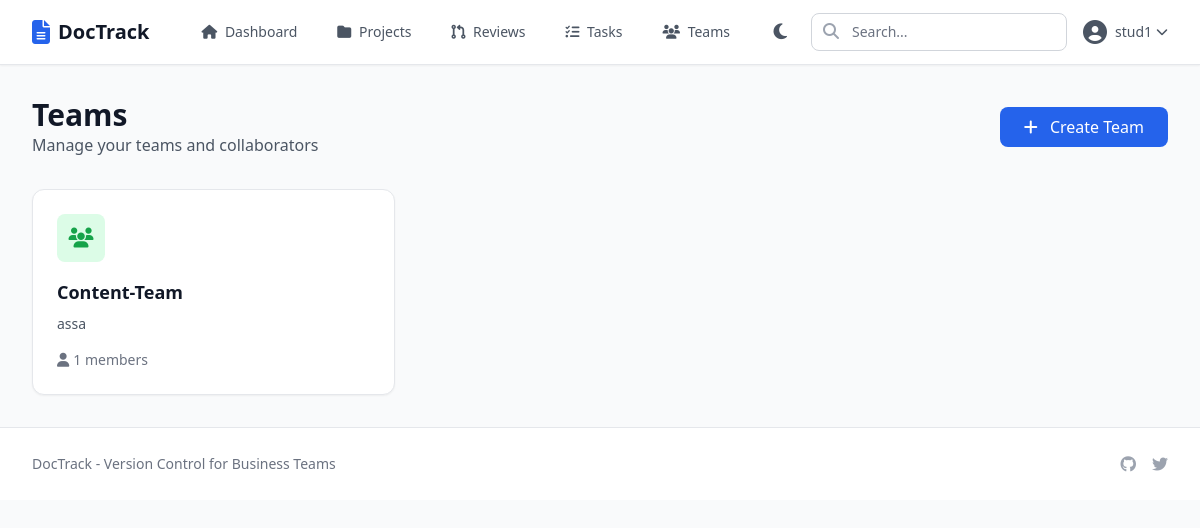
/teams/ (signed in), run on the app's committed database.
### doctrack/models.py (models this page shows, shortened)
class Team(models.Model):
    name = models.CharField(max_length=100)
    description = models.TextField(blank=True)
    members = models.ManyToManyField(User, through='TeamMembership', related_name='teams')
    created_by = models.ForeignKey(User, on_delete=models.CASCADE, related_name='created_teams')
    created_at = models.DateTimeField(auto_now_add=True)

### doctrack/views.py (the view)
# urls.py: path('teams/', views.team_list, name='team_list'),
@login_required
def team_list(request):
    teams = Team.objects.filter(members=request.user).order_by('-created_at')
    return render(request, 'teams/list.html', {'teams': teams})

### templates/teams/list.html (shortened to what this page needs)
{% extends 'base.html' %}
{% block content %}
<div class="mb-8 flex justify-between items-center">
    <div>
        <h1 class="text-3xl font-bold text-gray-900">Teams</h1>
        <p class="text-gray-600">Manage your teams and collaborators</p>
    </div>
    <a href="{% url 'team_create' %}" class="bg-blue-600 text-white px-6 py-2 rounded-lg hover:bg-blue-700">
        <i class="fas fa-plus mr-2"></i> Create Team
    </a>
</div>
<div class="grid md:grid-cols-3 gap-6">
    {% for team in teams %}
    <a href="{% url 'team_detail' pk=team.pk %}" class="block bg-white rounded-xl shadow-sm border border-gray-200 hover:shadow-md transition">
        <div class="p-6">
            <div class="w-12 h-12 bg-green-100 rounded-lg flex items-center justify-center mb-4">
                <i class="fas fa-users text-green-600 text-xl"></i>
            </div>
            <h3 class="text-lg font-semibold text-gray-900 mb-2">{{ team.name }}</h3>
            <p class="text-gray-600 text-sm mb-4">{{ team.description|default:"No description"|truncatechars:60 }}</p>
            <div class="flex items-center text-sm text-gray-500">
                <i class="fas fa-user mr-1"></i> {{ team.members.count }} members
            </div>
        </div>
    </a>
    {% endfor %}
</div>
{% endblock %}

### templates/base.html (shortened to what this page needs)
<!DOCTYPE html>
<html lang="en">
<head>
    <link rel="icon" type="image/svg+xml" href="{% load static %}{% static 'images/favicon.svg' %}">
    <script src="https://cdn.tailwindcss.com"></script>
    <link rel="stylesheet" href="https://cdnjs.cloudflare.com/ajax/libs/font-awesome/6.5.1/css/all.min.css">
</head>
<body class="bg-gray-50 dark:bg-zinc-900 min-h-screen transition">
    <nav class="bg-white dark:bg-zinc-900 shadow-sm border-b border-gray-200 dark:border-zinc-800 transition">
        <div class="max-w-7xl mx-auto px-4 sm:px-6 lg:px-8">
            <div class="flex justify-between h-16">
                <div class="flex items-center">
                    <a href="{% url 'home' %}" class="flex items-center">
                        <i class="fas fa-file-alt text-blue-600 dark:text-blue-400 text-2xl mr-2"></i>
                        <span class="text-xl font-bold text-gray-900 dark:text-white">DocTrack</span>
                    </a>
                    {% if user.is_authenticated %}
                    <div class="hidden md:flex ml-10 space-x-4">
                        <a href="{% url 'dashboard' %}" class="text-gray-600 dark:text-zinc-400 hover:text-gray-900 dark:hover:text-white px-3 py-2 rounded-md text-sm font-medium transition">
                            <i class="fas fa-home mr-1"></i> Dashboard
                        </a>
                        <a href="{% url 'project_list' %}" class="text-gray-600 dark:text-zinc-400 hover:text-gray-900 dark:hover:text-white px-3 py-2 rounded-md text-sm font-medium transition">
                            <i class="fas fa-folder mr-1"></i> Projects
                        </a>
                        <a href="{% url 'pull_request_list' %}" class="text-gray-600 dark:text-zinc-400 hover:text-gray-900 dark:hover:text-white px-3 py-2 rounded-md text-sm font-medium transition">
                            <i class="fas fa-code-pull-request mr-1"></i> Reviews
                        </a>
                        <a href="{% url 'work_item_list' %}" class="text-gray-600 dark:text-zinc-400 hover:text-gray-900 dark:hover:text-white px-3 py-2 rounded-md text-sm font-medium transition">
                            <i class="fas fa-tasks mr-1"></i> Tasks
                        </a>
                        <a href="{% url 'team_list' %}" class="text-gray-600 dark:text-zinc-400 hover:text-gray-900 dark:hover:text-white px-3 py-2 rounded-md text-sm font-medium transition">
                            <i class="fas fa-users mr-1"></i> Teams
                        </a>
                    </div>
                    {% endif %}
                </div>
                <div class="flex items-center space-x-4">
                    <button id="theme-toggle" class="text-gray-600 dark:text-zinc-400 hover:text-gray-900 dark:hover:text-white focus:outline-none p-2 rounded-lg hover:bg-gray-100 dark:hover:bg-zinc-800 transition">
                        <i id="theme-toggle-dark-icon" class="fas fa-moon hidden text-lg"></i>
                    </button>
                    {% if user.is_authenticated %}
                    <form action="{% url 'search' %}" method="get" class="hidden md:block">
                        <div class="relative">
                            <input type="text" name="q" placeholder="Search..."
                                   class="w-64 pl-10 pr-4 py-2 border border-gray-300 dark:border-zinc-700 rounded-lg text-sm bg-white dark:bg-zinc-800 text-gray-900 dark:text-white placeholder-gray-500 dark:placeholder-zinc-500 focus:outline-none focus:ring-2 focus:ring-blue-500 transition">
                            <i class="fas fa-search absolute left-3 top-2.5 text-gray-400 dark:text-zinc-600"></i>
                        </div>
                    </form>
                    <div class="relative">
                        <button id="profile-toggle" class="flex items-center text-gray-600 dark:text-zinc-400 hover:text-gray-900 dark:hover:text-white transition">
                            <i class="fas fa-user-circle text-2xl"></i>
                            <span class="ml-2 text-sm font-medium">{{ user.username }}</span>
                            <i class="fas fa-chevron-down ml-1 text-xs"></i>
                        </button>
                    </div>
                    {% endif %}
                </div>
            </div>
        </div>
    </nav>
    <main class="max-w-7xl mx-auto px-4 sm:px-6 lg:px-8 py-8">
        {% block content %}{% endblock %}
    </main>
    <footer class="bg-white dark:bg-zinc-900 border-t border-gray-200 dark:border-zinc-800 mt-auto transition">
        <div class="max-w-7xl mx-auto px-4 sm:px-6 lg:px-8 py-6">
            <div class="flex justify-between items-center">
                <p class="text-gray-500 dark:text-zinc-400 text-sm transition">DocTrack - Version Control for Business Teams</p>
                <div class="flex space-x-4">
                    <a href="#" class="text-gray-400 dark:text-zinc-600 hover:text-gray-600 dark:hover:text-zinc-400 transition"><i class="fab fa-github"></i></a>
                    <a href="#" class="text-gray-400 dark:text-zinc-600 hover:text-gray-600 dark:hover:text-zinc-400 transition"><i class="fab fa-twitter"></i></a>
                </div>
            </div>
        </div>
    </footer>
</body>
</html>

### data on the page
Team: name "Content-Team", description "assa", members.count "1"

### other printed values
{{ user.username }} "stud1"
